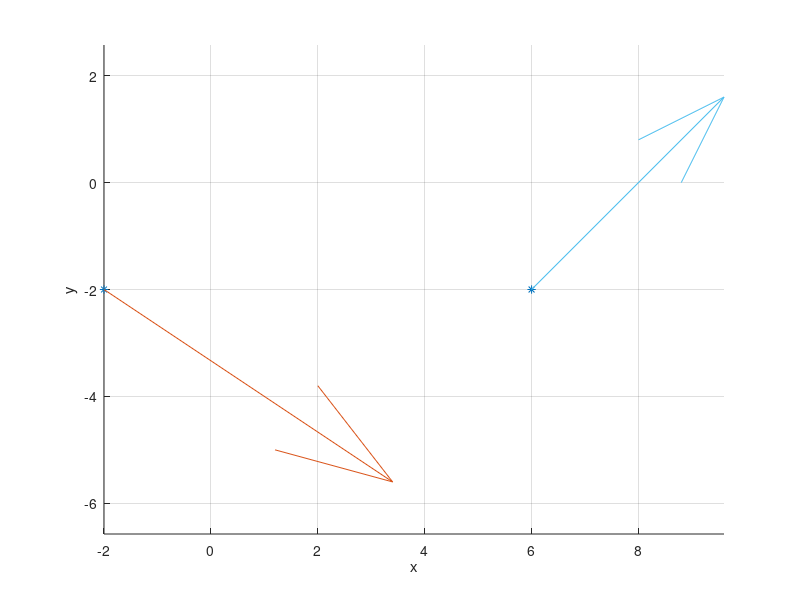

Write the MATLAB code that produced this figure. (Note: this script raises an error after producing the figure.)
clear;
hold on;
axis equal;
grid on;

xlabel('x');
ylabel('y');
zlabel('z');

Px = [-2 6];
Py = [-2 -2];
plot(Px, Py, '*');
Vx = [6 4];
Vy = [-4 4];
quiver(Px(1), Py(1), Vx(1), Vy(1));
quiver(Px(2), Py(2), Vx(2), Vy(2));

syms t;
t0 = 0;
t1 = 1;

syms a3 a2 a1 a0
x(t) = a3*t^3 + a2*t^2 + a1*t + a0;
xd(t) = diff(x, t);
ex = [x(t0) == Px(1), x(t1) == Px(2), xd(t0) == Vx(1), xd(t1) == Vx(2)];
mx = solve(ex, [a3 a2 a1 a0]);
cx(t) = subs(x, [a3 a2 a1 a0], [mx.a3 mx.a2 mx.a1 mx.a0]);

syms b3 b2 b1 b0
y(t) = b3*t^3 + b2*t^2 + b1*t + b0;
yd(t) = diff(y, t);
ey = [y(t0) == Py(1), y(t1) == Py(2), yd(t0) == Vy(1), yd(t1) == Vy(2)];
my = solve(ey, [b3 b2 b1 b0]);
cy(t) = subs(y, [b3 b2 b1 b0], [my.b3 my.b2 my.b1 my.b0]);

fplot(cx, cy, [t0 t1]);


t2 = 2;

Rx = [ 6 14];
Ry = [-2 -4];
plot(Rx, Ry, '*');
Ux = [ 3];
Uy = [ 0];
quiver(Rx(2), Ry(2), Ux(1), Uy(1));

syms k3 k2 k1 k0
kx(t) = k3*t^3 + k2*t^2 + k1*t + k0;
kxd(t) = diff(kx, t);
kex = [kx(t0) == Rx(1), kx(t2) == Rx(2), kxd(t0) == Vx(2), kxd(t2) == Ux(1)];
kmx = solve(kex, [k3 k2 k1 k0]);
kcx(t) = subs(kx, [k3 k2 k1 k0], [kmx.k3 kmx.k2 kmx.k1 kmx.k0]);

syms f3 f2 f1 f0
ky(t) = f3*t^3 + f2*t^2 + f1*t + f0;
kyd(t) = diff(ky, t);
key = [ky(t0) == Ry(1), ky(t2) == Ry(2), kyd(t0) == Vy(2), kyd(t2) == Uy(1)];
kmy = solve(key, [f3 f2 f1 f0]);
kcy(t) = subs(ky, [f3 f2 f1 f0], [kmy.f3 kmy.f2 kmy.f1 kmy.f0]);

fplot(kcx, kcy, [t0 t2]);

hold off;